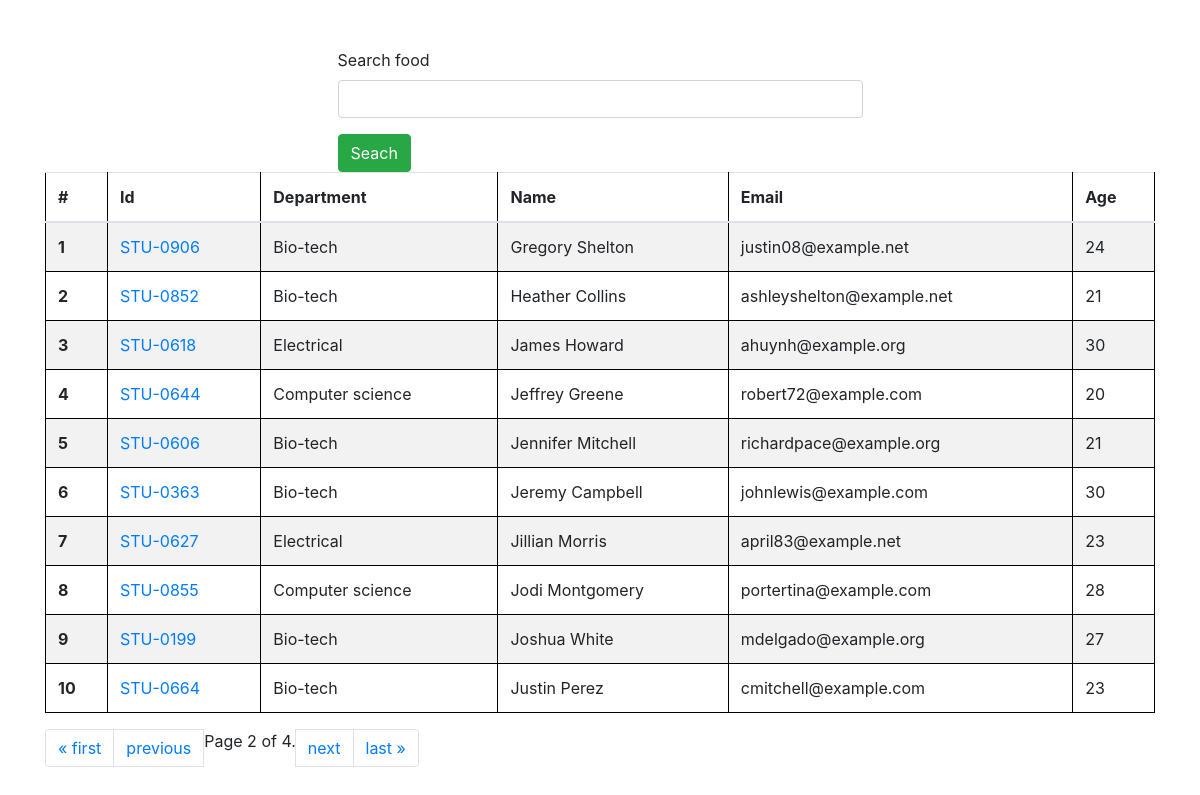
Screenshot of /students/?page=2 with the database file from the repository.
### card/models.py (models this page shows, shortened)
class Student(models.Model):
    department = models.ForeignKey(
        Department, related_name='depart', on_delete=models.CASCADE)
    student_id = models.OneToOneField(
        StudentID, related_name='studentid', on_delete=models.CASCADE)
    student_name = models.CharField(max_length=100)
    student_email = models.EmailField(unique=True)
    student_age = models.IntegerField(default=19)
    student_address = models.TextField()
    class Meta:
        ordering = ['student_name']
        verbose_name = 'student'

class StudentID(models.Model):
    student_id = models.CharField(max_length=100)

class Department(models.Model):
    department = models.CharField(max_length=100)
    class Meta:
        ordering: ['department']

### card/views.py (the view, shortened to what this page needs)
# urls.py: path('students/', get_students, name='students'),
def get_students(request):
    queryset = Student.objects.all()
    paginator = Paginator(queryset, 10)  # Show 10 contacts per page.
    page_number = request.GET.get("page", 1)
    page_obj = paginator.get_page(page_number)
    return render(request, 'report/students.html', context={'students': page_obj})

### card/templates/report/students.html
{% extends 'base.html' %} {%block start%}
<div class="container mt-5">
  <div class="mx-auto col-6">
    <form action="">
      <div class="mb-3">
        <label for="search">Search food</label>
        <input required="text" name="search" class="form-control" id="search" />
      </div>
      <button type="submit" class="btn btn-success">Seach</button>
    </form>
  </div>
  <table class="table table-striped">
    <thead>
      <tr>
        <th scope="col">#</th>
        <th scope="col">Id</th>
        <th scope="col">Department</th>
        <th scope="col">Name</th>
        <th scope="col">Email</th>
        <th scope="col">Age</th>
      </tr>
    </thead>
    <tbody>
      {% for student in students%}
      <tr>
        <th scope="row">{{forloop.counter}}</th>
        <td>
          <a href="/marks/{{student.student_id.student_id}}"
            >{{student.student_id.student_id}}</a
          >
        </td>
        <td>{{student.department.department}}</td>
        <td>{{student.student_name}}</td>
        <td>{{student.student_email}}</td>
        <td>{{student.student_age}}</td>
      </tr>
      {% endfor %}
    </tbody>
  </table>
  <div class="pagination">
    <nav aria-label="Page navigation example">
      <ul class="pagination">
        {% if students.has_previous %}
        <li class="page-item">
          <a class="page-link" href="?page=1">&laquo; first</a>
        </li>
        <li class="page-item">
          <a class="page-link" href="?page={{ students.previous_page_number }}"
            >previous</a
          >
        </li>
        {% endif %}
        <span class="current">
          Page {{ students.number }} of {{ students.paginator.num_pages }}.
        </span>
        {% if students.has_next %}
        <li class="page-item">
          <a class="page-link" href="?page={{ students.next_page_number }}"
            >next</a
          >
        </li>
        <li class="page-item">
          <a class="page-link" href="?page={{ students.paginator.num_pages }}"
            >last &raquo;</a
          >
        </li>
        {% endif %}
      </ul>
    </nav>
  </div>
</div>
{% endblock %}

### card/templates/base.html (style rules this page uses)
table, th, td { border: 1px solid black; }

### rows the page displays
Student: student_id.student_id "STU-0906", department.department "Bio-tech", student_name "Gregory Shelton", student_email "justin08@example.net", student_age "24"
Student: student_id.student_id "STU-0852", department.department "Bio-tech", student_name "Heather Collins", student_email "ashleyshelton@example.net", student_age "21"
Student: student_id.student_id "STU-0618", department.department "Electrical", student_name "James Howard", student_email "ahuynh@example.org", student_age "30"
Student: student_id.student_id "STU-0644", department.department "Computer science", student_name "Jeffrey Greene", student_email "robert72@example.com", student_age "20"
Student: student_id.student_id "STU-0606", department.department "Bio-tech", student_name "Jennifer Mitchell", student_email "richardpace@example.org", student_age "21"
Student: student_id.student_id "STU-0363", department.department "Bio-tech", student_name "Jeremy Campbell", student_email "johnlewis@example.com", student_age "30"
Student: student_id.student_id "STU-0627", department.department "Electrical", student_name "Jillian Morris", student_email "april83@example.net", student_age "23"
Student: student_id.student_id "STU-0855", department.department "Computer science", student_name "Jodi Montgomery", student_email "portertina@example.com", student_age "28"
Student: student_id.student_id "STU-0199", department.department "Bio-tech", student_name "Joshua White", student_email "mdelgado@example.org", student_age "27"
Student: student_id.student_id "STU-0664", department.department "Bio-tech", student_name "Justin Perez", student_email "cmitchell@example.com", student_age "23"

### other values shown
{{ students.number }} "2"
{{ students.paginator.num_pages }} "4"
